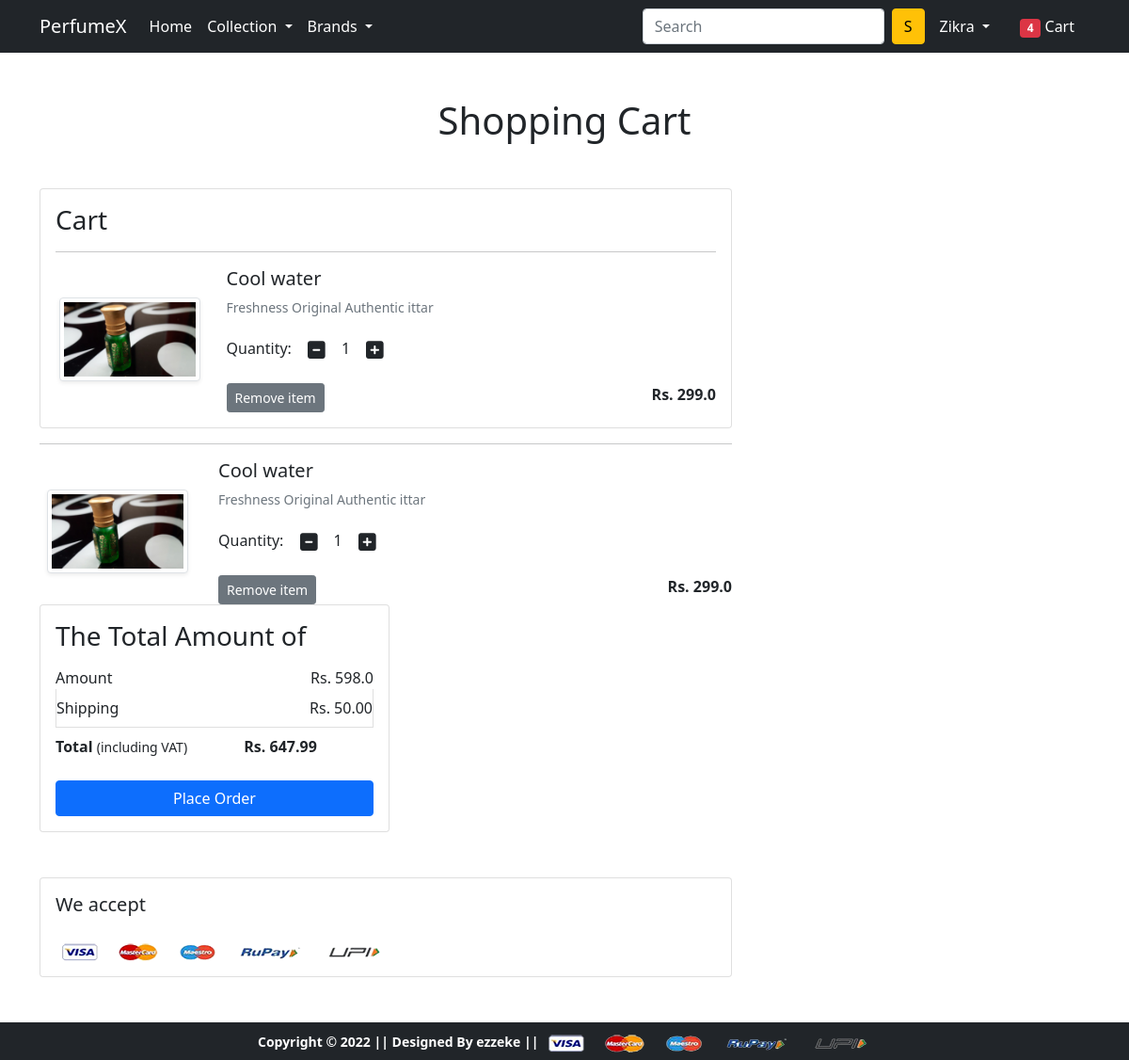
The page /cart/ (signed in) on the database its author committed.
### app/models.py (models this page shows, shortened)
class Cart(models.Model):
    user = models.ForeignKey(User, on_delete=models.CASCADE)
    product = models.ForeignKey(Product, on_delete=models.CASCADE)
    quantity = models.PositiveIntegerField(default=1)
    def __str__(self):
        return str(self.id)

class Product(models.Model):
    title = models. CharField(max_length=100)
    selling_price = models.FloatField()
    discounted_price = models.FloatField()
    description = models.TextField()
    brand = models.CharField(max_length=100)
    category = models.CharField(choices=CATEGORY_CHOICES, max_length=2)
    product_image = models.ImageField(upload_to='productimg')

### app/views.py (the view)
# urls.py: path('cart/', views.show_cart, name='showcart'),
@login_required
def show_cart(request):
    if request.user.is_authenticated:
        user = request.user
        cart = Cart.objects.filter(user=user)
        print(cart)
        amount = 0.0
        shipping_amount = 49.99
        total_amount = 0.0
        cart_product = [p for p in Cart.objects.all() if p.user == user]
        print(cart_product)
        if cart_product:
            for p in cart_product:
                temp_amount = (p.quantity * p.product.discounted_price)
                amount += temp_amount
                total_amount = amount + shipping_amount
            if amount == 0.0:
                total_amount = 0.0
            return render(request, 'app/addtocart.html', {'carts':cart, 'amount': amount, 'total_amount' : total_amount})
        return render(request, 'app/emptycart.html')

### app/templates/app/addtocart.html (shortened to what this page needs)
{% extends 'app/base.html' %}
{% load static %}
{% block main-content %}
<div class="container my-5">
 <div class="row">
  <h1 class="text-center mb-5">Shopping Cart</h1>
  <div class="col-sm-8">
    <div class="card">
   <div class="card-body">
    <h3>Cart</h3>
    {% for cart in carts %}
    <hr>
    <div class="row">
     <div class="col-sm-3 text-center align-self-center"><img src="{{cart.product.product_image.url}}" alt="" srcset="" class="img-fluid img-thumbnail shadow-sm" height="150" width="150"> </div>
     <div class="col-sm-9">
      <div>
       <h5>{{cart.product.title}}</h5>
       <p class="mb-2 text-muted small">{{cart.product.description}}</p>
       <div class="my-3">
        <label for="quantity">Quantity:</label>
        <a class="minus-cart btn" pid="{{cart.product.id}}"><i class="fas fa-minus-square fa-lg"></i></a>
          <span id="quantity">{{cart.quantity}}</span>
        <a class="plus-cart btn" pid="{{cart.product.id}}"><i class="fas fa-plus-square fa-lg"></i></a>
       </div>
       <div class="d-flex justify-content-between">
        <a href="#" class="btn btn-sm btn-secondary mr-3 remove-cart" pid="{{cart.product.id}}">Remove item </a>
        <p class="mb-0"><span><strong>Rs. {{cart.product.discounted_price}}</strong></span></p>
       </div>
      </div>
    </div>
    </div>
  </div>
  </div>
{% endfor %}
  <div class="col-sm-4">
     <div class="card">
      <div class="card-body">
      <h3>The Total Amount of</h3>
      <ul class="list-group">
       <li class="list-group-item d-flex justify-content-between align-items-center border-0 px-0 pb-0">Amount<span>Rs. <span id="amount">{{amount}}</span></li>
       <li class="list-group-item d-flex justify-content-between align-items-center px-0">Shipping<span>Rs. 50.00</span></li>
       <li class="list-group-item d-flex justify-content-between align-items-center border-0 px-0 mb-3">
        <div>
           <strong>Total</strong> <small>(including VAT)</small>
         </div>
         <span><strong>Rs. <strong id="total_amount">{{total_amount}}</strong></span>
       </li>
      </ul>
      <div class="d-grid"><a href="{% url 'checkout' %}" class="btn btn-primary">Place Order</a></div>
    </div>
  </div>
</div>
</div>
<div class="container">
 <div class="row">
  <div class="col-sm-8">
   <div class="card">
    <div class="card-body">
      <h5 class="mb-4">We accept</h5>
      <img src="{% static 'app/images/payment.png' %}" alt="" class="img-fluid">
    </div>
  </div>
  </div>
 </div>
</div>
{% endblock main-content %}

### app/templates/app/base.html (shortened to what this page needs)
<!doctype html>
{% load static %}
<html lang="en">
  <head>
    <link href="https://cdn.jsdelivr.net/npm/bootstrap@5.0.0-beta1/dist/css/bootstrap.min.css" rel="stylesheet">
    <link rel="stylesheet" href="{% static 'app/css/owl.carousel.min.css' %}">
    <link rel="stylesheet" href="{% static 'app/css/all.min.css' %}">
    <link rel="stylesheet" href="{% static 'app/css/style.css' %}">
  </head>
  <body>
    <nav class="navbar navbar-expand-lg navbar-dark bg-dark">
     <div class="container">
       <a class="navbar-brand" href="/">PerfumeX</a>
       <div class="collapse navbar-collapse" id="navbarSupportedContent">
         <ul class="navbar-nav me-auto mb-2 mb-lg-0">
           <li class="nav-item">
             <a class="nav-link active" aria-current="page" href="/">Home</a>
           </li>
           <li class="nav-item dropdown">
             <a class="nav-link dropdown-toggle text-white" href="#" id="electronicsDropdown" role="button" data-bs-toggle="dropdown" aria-expanded="false">
               Collection
             </a>
           </li>
           <li class="nav-item dropdown">
             <a class="nav-link dropdown-toggle text-white" href="#" id="fashionDropdown" role="button" data-bs-toggle="dropdown" aria-expanded="false">
               Brands
             </a>
           </li>
         </ul>
         <form class="d-flex">
           <input class="form-control me-2" type="search" placeholder="Search" aria-label="Search">
           <button class="btn btn-warning" type="submit">S</button>
         </form>
         <div>
          <ul class="navbar-nav me-auto mb-2 mb-lg-0">
            {% if request.user.is_authenticated %}
           <li class="nav-item dropdown mx-2">
              <a class="nav-link dropdown-toggle text-white" href="#" id="profileDropdown" role="button" data-bs-toggle="dropdown" aria-expanded="false">
                {{request.user.username|capfirst}}
              </a>
            </li>
            <li class="nav-item mx-2">
             <a href="{% url 'showcart' %}" class="nav-link text-white"><span class="badge bg-danger">4</span> Cart </a>
            </li>
            {% endif %}
          </ul>
         </div>
       </div>
     </div>
    </nav>
    {% block main-content %} {% endblock main-content %}
    <footer class="container-fluid bg-dark text-center p-2 mt-5">
        <small class="text-white">Copyright &copy; 2022 || Designed By ezzeke || </small>
        <img src="{% static 'app/images/payment.png' %}" alt="" srcset="" class="img-fluid" height="2px">
    </footer>
  </body>
</html>

### rows shown on the page
Cart: product.product_image (picture), product "Cool water", product.description "Freshness Original Authentic ittar", quantity "1", product.discounted_price "299.0"
Cart: product.product_image (picture), product "Cool water", product.description "Freshness Original Authentic ittar", quantity "1", product.discounted_price "299.0"

### other values the page prints
{{ request.user.username|capfirst }} "Zikra"
{{ amount }} "598.0"
{{ total_amount }} "647.99"
